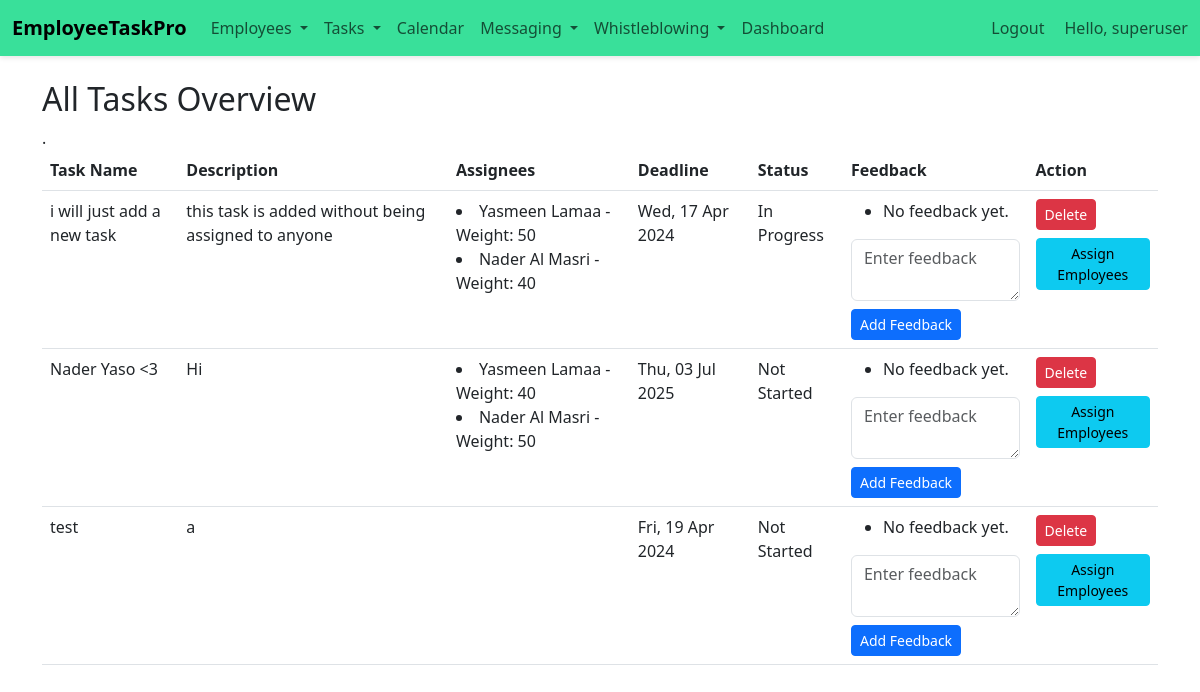
/emp/hr-tasks/ (signed in), run on an earlier commit of the app's database.
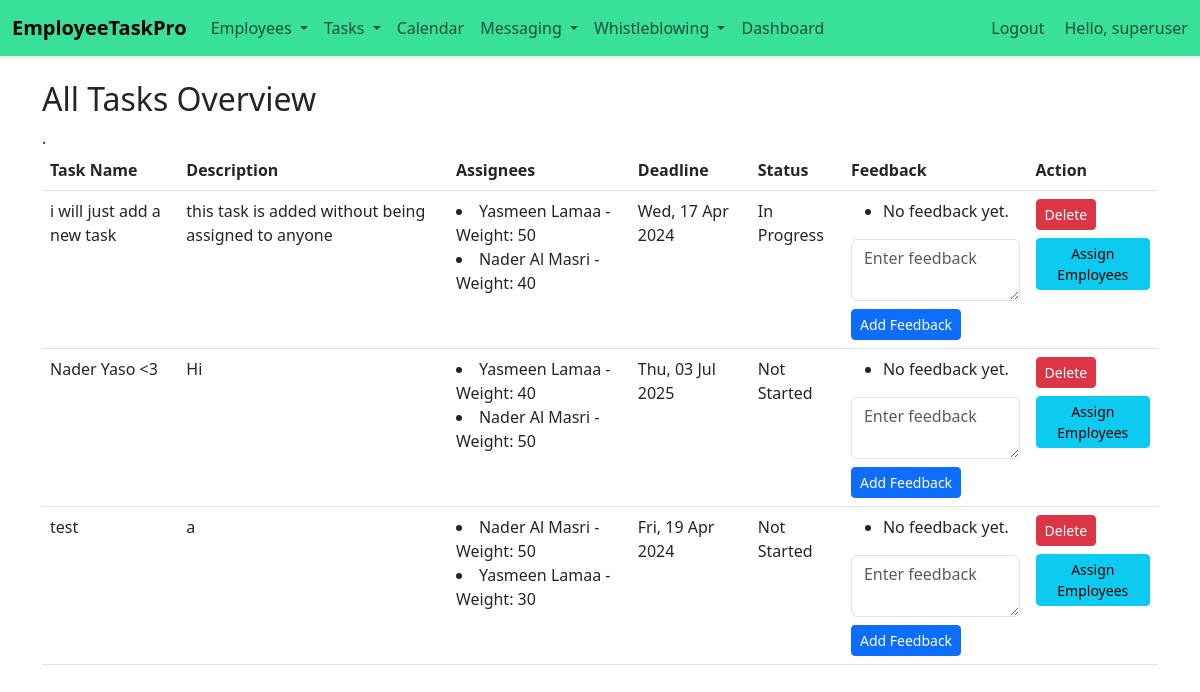
And on a later commit of the database.
### emp/models.py (models this page shows, shortened)
class Task(models.Model):
    title = models.CharField(max_length=200)
    description = models.TextField(blank=True, null=True)
    deadline = models.DateTimeField(null=True, blank=True)
    feedback = models.TextField(blank=True, null=True)
    urgency = models.CharField(
        max_length=50,
        choices=[('Low', 'Low'), ('Medium', 'Medium'), ('High', 'High')],
        default='Low'
    )
    status = models.CharField(
        max_length=50,
        choices=[('Not Started', 'Not Started'), ('In Progress', 'In Progress'), ('Completed', 'Completed')],
        default='Not Started'
    )
    date_created = models.DateTimeField(default=timezone.now)
    date_updated = models.DateTimeField(auto_now=True)

class TaskAssignee(models.Model):
    task = models.ForeignKey('Task', on_delete=models.CASCADE)
    emp = models.ForeignKey('Emp', on_delete=models.CASCADE)
    weight = models.IntegerField(help_text='Percentage of task responsibility')
    class Meta:
        unique_together = ('task', 'emp')

class Emp(models.Model):
    firstname=models.CharField(max_length=200)
    fathername=models.CharField(max_length=200)
    lastname=models.CharField(max_length=200)
    gender = models.TextField(blank=True,null= True)
    dob = models.DateField(blank=True,null= True)
    emp_id=models.CharField(max_length=200)
    phone = models.CharField(max_length=20, null=True)
    email = models.EmailField(null=True)
    date_hired = models.DateField(default=timezone.now)
    salary = models.FloatField(default=0)
    date_added = models.DateTimeField(default=timezone.now)
    date_updated = models.DateTimeField(auto_now=True)
    address = models.CharField(max_length=100, null=True)
    status=models.BooleanField(default=True)
    department=models.CharField(max_length=200, null=True)
    user = models.OneToOneField(User, on_delete=models.CASCADE, null=True)

### emp/views.py (the view)
# urls.py: path('hr-tasks/', hr_task_overview, name='hr_task_overview'),
@login_required
def hr_task_overview(request):
    if not request.user.groups.filter(name='HR').exists():
        return redirect('emp:emp_home')  # Adjust the redirect as needed
    tasks = Task.objects.all().prefetch_related('taskassignee_set__emp')
    context = {'tasks': tasks}
    return render(request, 'emp/hr_task_overview.html', context)

### emp/context_processors.py (called while the page is built)
def user_roles(request):
    is_hr_or_manager = request.user.groups.filter(name__in=['HR', 'Manager']).exists()
    is_employee = request.user.groups.filter(name='Employee').exists()
    return {
        'is_hr_or_manager': is_hr_or_manager,
        'is_employee': is_employee,
    }

### templates/emp/hr_task_overview.html (shortened to what this page needs)
{% load static %}
<!doctype html>
<html lang="en">
<head>
    <link href="https://cdn.jsdelivr.net/npm/bootstrap@5.2.2/dist/css/bootstrap.min.css"
          rel="stylesheet"
>
</head>
<body>
{% include 'emp/navbar.html' %}
<div class="container my-4">
    <h2>All Tasks Overview</h2>
    <table class="table">
        <thead>
            <tr>
                <th>Task Name</th>
                <th>Description</th>
                <th>Assignees</th>
                <th>Deadline</th>
                <th>Status</th>
                <th>Feedback</th>.
                <th>Action</th>
            </tr>
        </thead>
        <tbody>
            {% for task in tasks %}
            <tr>
                <td>{{ task.title }}</td>
                <td>{{ task.description }}</td>
                <td>
                    {% for assignee in task.taskassignee_set.all %}
                        <li>{{ assignee.emp.firstname }} {{ assignee.emp.lastname }} - Weight: {{ assignee.weight }}</li>
                    {% endfor %}
                </td>
                <td>{{ task.deadline|date:"D, d M Y" }}</td>
                <td>{{ task.status }}</td>
                <td>
                    <ul>
                        {% for feedback in task.feedbacks.all %}
                        <li><strong>{{ feedback.created_by.username }}:</strong> {{ feedback.content }} ({{ feedback.created_at|date:"Y-m-d H:i" }})</li>
                        {% empty %}
                        <li>No feedback yet.</li>
                        {% endfor %}
                    </ul>
                    <form action="{% url 'emp:add_task_feedback' task.id %}" method="post">
                        <textarea name="feedback" class="form-control mb-2" placeholder="Enter feedback"></textarea>
                        <button type="submit" class="btn btn-primary btn-sm">Add Feedback</button>
                    </form>
                </td>
                <td>
                    <form action="{% url 'emp:delete_task' task.id %}" method="post" onsubmit="return confirm('Are you sure you want to delete this task?');">
                        <button type="submit" class="btn btn-danger btn-sm">Delete</button>
                    </form>
                    <a href="{% url 'emp:assign_task' task.id %}" class="btn btn-info btn-sm mt-2">Assign Employees</a>
                </td>
            </tr>
            {% empty %}
            <tr>
                <td colspan="6" class="text-center">No tasks available.</td>
            </tr>
            {% endfor %}
        </tbody>
    </table>
</div>
</body>
</html>

What changed in the data, as far as the page shows it:
added TaskAssignee: emp.firstname "Nader", emp.lastname "Al Masri", weight "50", shown under Task "test"
added TaskAssignee: emp.firstname "Yasmeen", emp.lastname "Lamaa", weight "30", shown under Task "test"
